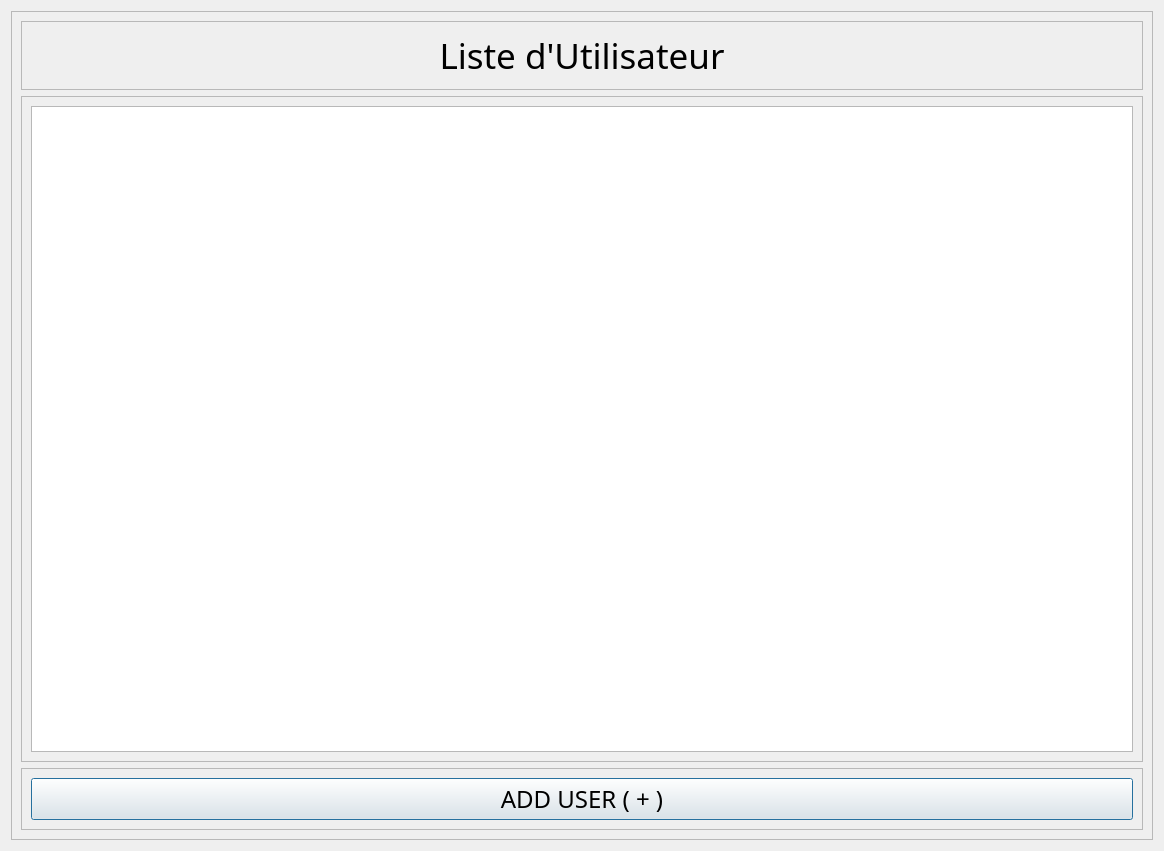
<?xml version="1.0" encoding="UTF-8"?>
<ui version="4.0">
 <class>Dialog</class>
 <widget class="QDialog" name="Dialog">
  <property name="geometry">
   <rect>
    <x>0</x>
    <y>0</y>
    <width>1164</width>
    <height>851</height>
   </rect>
  </property>
  <property name="windowTitle">
   <string>Dialog</string>
  </property>
  <layout class="QVBoxLayout" name="verticalLayout">
   <item>
    <widget class="QFrame" name="frame">
     <property name="frameShape">
      <enum>QFrame::StyledPanel</enum>
     </property>
     <property name="frameShadow">
      <enum>QFrame::Raised</enum>
     </property>
     <layout class="QVBoxLayout" name="verticalLayout_2" stretch="0,3,0">
      <item>
       <widget class="QFrame" name="frame_2">
        <property name="frameShape">
         <enum>QFrame::StyledPanel</enum>
        </property>
        <property name="frameShadow">
         <enum>QFrame::Raised</enum>
        </property>
        <layout class="QHBoxLayout" name="horizontalLayout">
         <item>
          <widget class="QLabel" name="label">
           <property name="font">
            <font>
             <family>Modern No. 20</family>
             <pointsize>26</pointsize>
            </font>
           </property>
           <property name="text">
            <string>Liste d'Utilisateur</string>
           </property>
           <property name="alignment">
            <set>Qt::AlignCenter</set>
           </property>
          </widget>
         </item>
        </layout>
       </widget>
      </item>
      <item>
       <widget class="QFrame" name="frame_3">
        <property name="frameShape">
         <enum>QFrame::StyledPanel</enum>
        </property>
        <property name="frameShadow">
         <enum>QFrame::Raised</enum>
        </property>
        <layout class="QVBoxLayout" name="verticalLayout_3">
         <item>
          <widget class="QTableView" name="tableView"/>
         </item>
        </layout>
       </widget>
      </item>
      <item>
       <widget class="QFrame" name="frame_4">
        <property name="frameShape">
         <enum>QFrame::StyledPanel</enum>
        </property>
        <property name="frameShadow">
         <enum>QFrame::Raised</enum>
        </property>
        <layout class="QGridLayout" name="gridLayout">
         <item row="0" column="0">
          <widget class="QPushButton" name="pushButton">
           <property name="font">
            <font>
             <family>Modern No. 20</family>
             <pointsize>18</pointsize>
            </font>
           </property>
           <property name="cursor">
            <cursorShape>PointingHandCursor</cursorShape>
           </property>
           <property name="styleSheet">
            <string notr="true">QPushButton{
height : 30px;
background-color :#00A8E8;
width:50px;
}


QPushButton:hover{
	background-color: rgb(0, 92, 157);
};
</string>
           </property>
           <property name="text">
            <string>ADD USER ( + )</string>
           </property>
          </widget>
         </item>
        </layout>
       </widget>
      </item>
     </layout>
    </widget>
   </item>
  </layout>
 </widget>
 <resources/>
 <connections/>
</ui>
